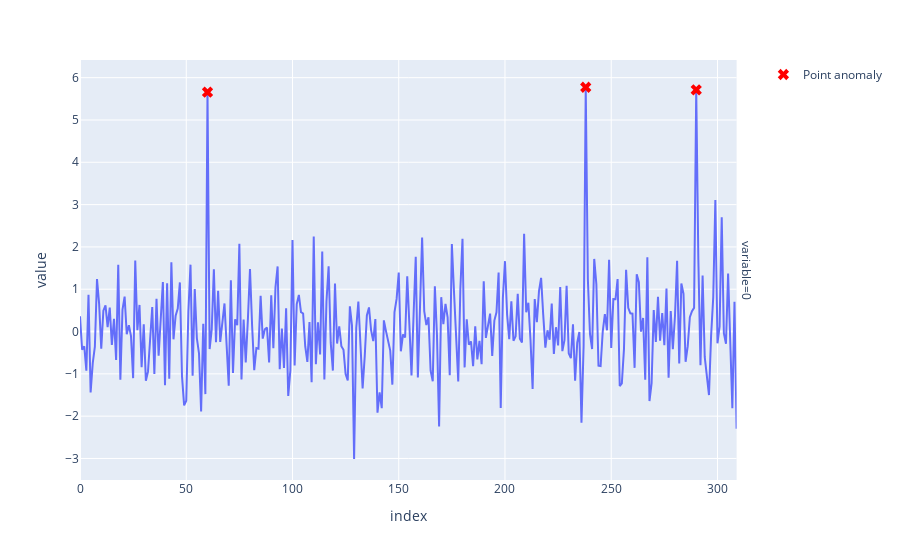

Write notebook code for a chart like this one.
### Markdown cell above
Detect individual data points that are different from the rest of the data.

### Code cell
import numpy as np

from utils import plot_point_anomaly_illustration

df_3outliers = pd.DataFrame(np.random.normal(0, 1, n))
outliers = [60, 238, 290]
df_3outliers.iloc[outliers] = np.random.uniform(
    4, 8, (len(outliers), df_3outliers.shape[1])
)
plot_point_anomaly_illustration(df_3outliers, outliers)

### Figure 1 — Plotly figure (JSON) as saved in the notebook; plotly's stock layout.template omitted (floating-point values rounded to 4 significant figures; data arrays with more than 128 entries replaced by an {"elided": "..."} marker saying what was removed)
{"data": [{"hovertemplate": "variable=0<br>index=%{x}<br>value=%{y}<extra></extra>", "legendgroup": "", "line": {"color": "#636efa", "dash": "solid"}, "marker": {"symbol": "circle"}, "mode": "lines", "name": "", "orientation": "v", "showlegend": false, "type": "scatter", "x": {"elided": "310 int values"}, "xaxis": "x", "y": {"elided": "310 float values"}, "yaxis": "y"}, {"marker": {"color": "red", "size": 10, "symbol": "x"}, "mode": "markers", "name": "Point anomaly", "type": "scatter", "x": [60, 238, 290], "y": [5.658, 5.773, 5.713]}], "layout": {"annotations": [{"font": {}, "showarrow": false, "text": "variable=0", "textangle": 90, "x": 0.98, "xanchor": "left", "xref": "paper", "y": 0.5, "yanchor": "middle", "yref": "paper"}], "legend": {"tracegroupgap": 0}, "margin": {"t": 60}, "xaxis": {"anchor": "y", "domain": [0, 0.98], "title": {"text": "index"}}, "yaxis": {"anchor": "x", "domain": [0, 1], "title": {"text": "value"}}}}
